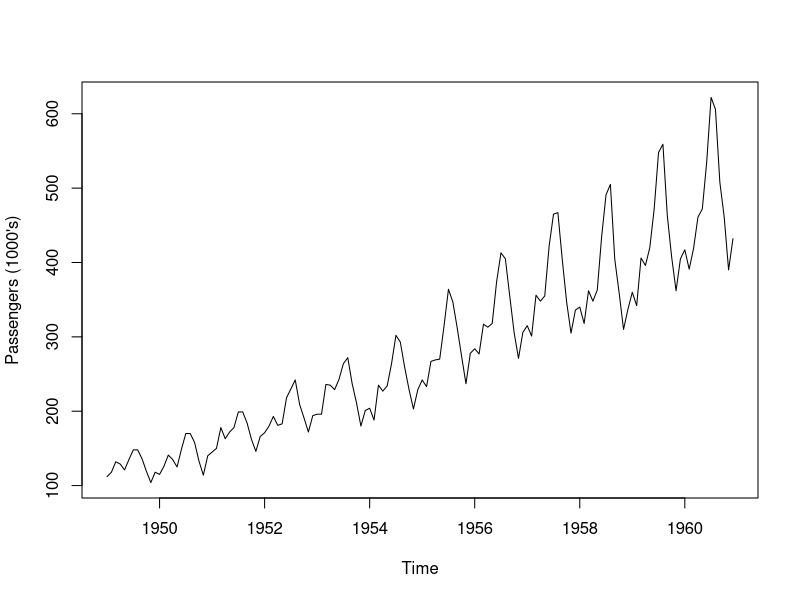
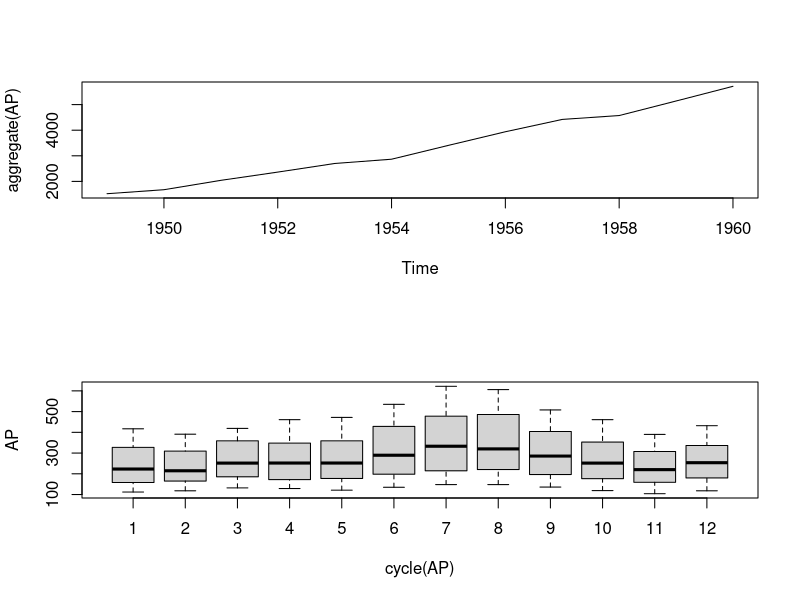

These figures' R source, in order:
#  1.4.1 A flying start: Air passenger bookings
data(AirPassengers)
AP <- AirPassengers
AP

class(AP)


plot(AP, ylab = "Passengers (1000's)")


layout(1:2)
plot(aggregate(AP))
boxplot(AP ~ cycle(AP))

